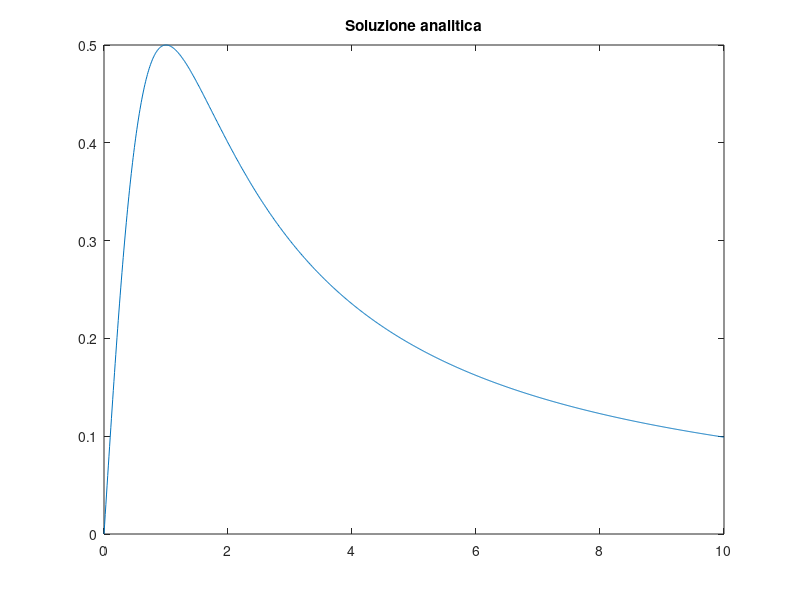

Write MATLAB code to recreate this figure. (Note: this script raises an error after producing the figure.)
%% LABORATORIO 8 - ESERCIZIO 1

% PUNTO 1)

y_ex = @(t) t ./ (1 + t.^2);
t0 = 0;
T = 10;
t_plot = t0:0.01:T;
figure(1);
plot(t_plot, y_ex(t_plot));
title("Soluzione analitica");

% PUNTO 2) Vedi eulero_avanti()

% PUNTO 3)
f = @(t, y) 1./(1 + t.^2) - 2*y.^2;
y0 = 0;
h1 = 0.2;
[EA1_t_h, EA1_U] = eulero_avanti(f, t0, T, y0, h1);
h2 = 0.05;
[EA2_t_h, EA2_U] = eulero_avanti(f, t0, T, y0, h2);
figure(2);
plot(t_plot, y_ex(t_plot), "-k", ...
    EA1_t_h, EA1_U, "--r", ...
    EA2_t_h, EA2_U, "--b");
legend("soluzione analitica", ...
    "sol. EA per h = 0.02", ...
    "sol EA per h = 0.05");

% PUNTO 4)

% PUNTO 5)
[EI1_t_h, EI1_U, EI1_it_pf] = eulero_indietro(f, t0, T, y0, h1);
[EI2_t_h, EI2_U, EI2_it_pf] = eulero_indietro(f, t0, T, y0, h2);
figure(3);
plot(t_plot, y_ex(t_plot), "-k", ...
    EI1_t_h, EI1_U, "--r", ...
    EI2_t_h, EI2_U, "--b");
legend("soluzione analitica", ...
    "sol. EI per h = 0.2", ...
    "sol. EI per h = 0.05");

% PUNTO 6)
figure(4);
plot(EI1_t_h, EI1_it_pf, "o:");
xlabel("Istanti");
ylabel("numero iterazioni di punto fisso");

% PUNTO 7)
H = [0.2, 0.1, 0.05, 0.025, 0.0125];
errore_EA = [];
errore_EI = [];

for h = H
    [EA_t_h, EA_U] = eulero_avanti(f, t0, T, y0, h);
    [EI_t_h, EI_U, EI_it_pf] = eulero_indietro(f, t0, T, y0, h);
    errore_EA = [errore_EA, max(abs(y_ex(EA_t_h) - EA_U))];
    errore_EI = [errore_EI, max(abs(y_ex(EI_t_h) - EI_U))];
end

figure(5);
loglog(H, errore_EA, "-or", ...
    H, errore_EI, "-ob", ...
    H, H, "--k", ...
    H, H.^2, "--m");
legend("errore EA", "errore EI", "ordine 1", "ordine 2");
